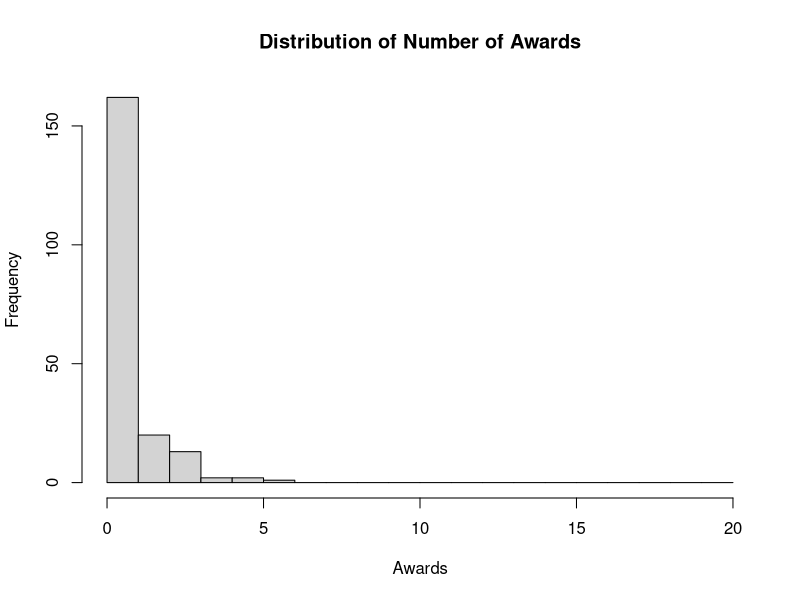

The R script that drew this image:
## ---- chunk 1
if(!require(MASS)){install.packages("MASS")}
library(MASS)
data <- read.table("./data/awards.txt", header=TRUE)
data$prog <- as.factor(data$prog)
## ---- chunk 2
model <- glm(num_awards ~ prog, data=data, family=poisson)
summary(model)
estimates <- coef(summary(model))[,1]
exp(estimates)  
## ---- chunk 3
hist(data$num_awards, breaks=seq(0,20, by=1), 
     main="Distribution of Number of Awards", 
     xlab = "Awards")
## ---- chunk 4
# Kruskall-Wallis test
kruskal.test(num_awards ~ prog, data = data)
## ---- chunk 5

